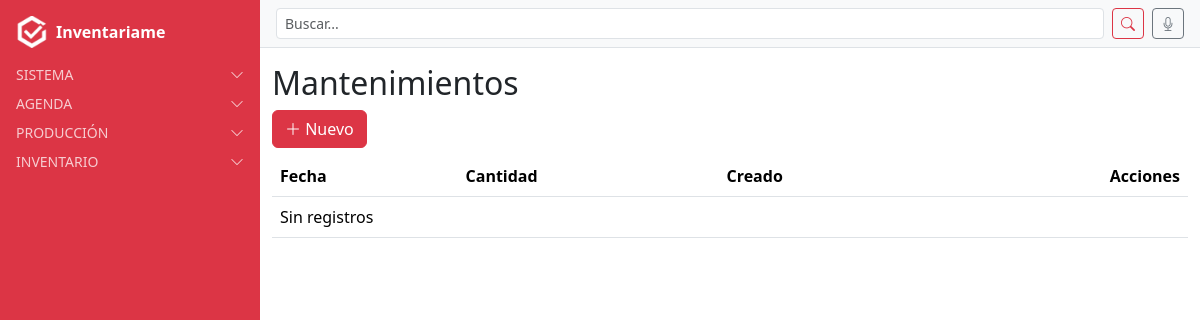
Page /mantenimientos/ (signed in) on the earlier database version.
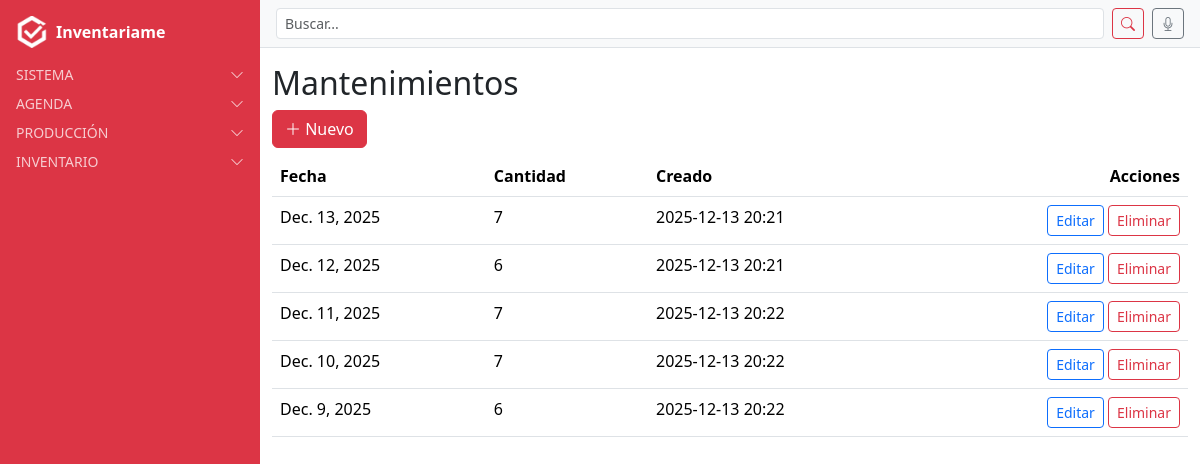
Same page on the later database version.
### mantenimientos/models.py (models this page shows, shortened)
class Mantenimiento(models.Model):
    usuario = models.ForeignKey(User, on_delete=models.CASCADE, related_name="mantenimientos")
    fecha = models.DateField()
    cantidad = models.PositiveIntegerField(default=0)
    created_at = models.DateTimeField(auto_now_add=True)
    class Meta:
        verbose_name = "Mantenimiento"
        verbose_name_plural = "Mantenimientos"
        ordering = ["-fecha"]
        constraints = [
            models.UniqueConstraint(fields=["usuario", "fecha"], name="unique_mantenimiento_usuario_fecha"),
        ]

### mantenimientos/views.py (the view)
# urls.py: path("", views.MantenimientoListView.as_view(), name="mantenimiento_list"),
class MantenimientoListView(LoginRequiredMixin, ListView):
    model = Mantenimiento
    template_name = "mantenimientos/mantenimiento_list.html"
    context_object_name = "mantenimientos"
    def get_queryset(self):
        return Mantenimiento.objects.filter(usuario=self.request.user)

### users/context_processors.py (called while the page is built)
def alertas_processor(request):
    if not request.user.is_authenticated:
        return {}
    ahora = timezone.now()
    proximas_con_recordatorio = Cita.objects.filter(
        usuario=request.user, recordatorio=True,
        fecha__gte=ahora, fecha__lte=ahora + timedelta(days=1)
    )
    if proximas_con_recordatorio.exists():
        return {"alertas": f"Tienes {proximas_con_recordatorio.count()} cita(s) con recordatorio en 24h"}
    return {}

### mantenimientos/templates/mantenimientos/mantenimiento_list.html
{% extends "base.html" %}
{% block content_authenticated %}
<h2>Mantenimientos</h2>
<a href="{% url 'mantenimiento_create' %}" class="btn btn-danger mb-2">
  <i class="bi bi-plus-lg"></i> Nuevo
</a>
<table class="table table-hover">
  <thead>
    <tr>
      <th>Fecha</th>
      <th>Cantidad</th>
      <th>Creado</th>
      <th class="text-end">Acciones</th>
    </tr>
  </thead>
  <tbody>
    {% for m in mantenimientos %}
    <tr onclick="window.location.href='{% url 'mantenimiento_detail' m.pk %}'">
      <td>{{ m.fecha }}</td>
      <td>{{ m.cantidad }}</td>
      <td>{{ m.created_at|date:"Y-m-d H:i" }}</td>
      <td class="text-end">
        <a href="{% url 'mantenimiento_update' m.pk %}" class="btn btn-sm btn-outline-primary">Editar</a>
        <a href="{% url 'mantenimiento_delete' m.pk %}" class="btn btn-sm btn-outline-danger">Eliminar</a>
      </td>
    </tr>
    {% empty %}
    <tr><td colspan="4">Sin registros</td></tr>
    {% endfor %}
  </tbody>
</table>
{% endblock %}

### templates/base.html (shortened to what this page needs)
{% load static %}
<!DOCTYPE html>
<html lang="es" data-theme="light">
<head>
  {% include "includes/head.html" %}
</head>
<body class="d-flex">
{% if request.user.is_authenticated %}
  {% include "includes/sidebar.html" %}
  <main class="flex-grow-1">
    {% include "includes/navbar_authenticated.html" %}
    <section class="container py-3">
      {% block content_authenticated %}{% endblock %}
    </section>
  </main>
{% endif %}
</body>
</html>

### templates/includes/head.html (shortened to what this page needs)
{% load static %}
<link href="https://cdn.jsdelivr.net/npm/bootstrap@5.3.2/dist/css/bootstrap.min.css" rel="stylesheet">
<link rel="stylesheet" href="{% static 'css/dashboard.css' %}">
<link rel="stylesheet" href="https://cdn.jsdelivr.net/npm/bootstrap-icons@1.11.1/font/bootstrap-icons.css">

### templates/includes/sidebar.html (shortened to what this page needs)
{% load static %}
<aside id="sidebar" class="sidebar bg-danger text-white p-3">
  <div class="d-flex align-items-center mb-3">
    <a href="{% url 'home' %}" class="d-flex align-items-center text-white text-decoration-none">
      <img src="{% static 'img/logo.png' %}" alt="Logo" class="logo-img me-2 logo-anim">
      <strong class="d-none d-lg-inline">Inventariame</strong>
    </a>
  </div>
  <div class="sidebar-section text-uppercase small opacity-75 mb-2">
    <a class="text-white text-decoration-none d-flex justify-content-between align-items-center"
      data-bs-toggle="collapse" href="#sistemaMenu" role="button" aria-expanded="false" aria-controls="sistemaMenu">
      Sistema <i class="bi bi-chevron-down"></i>
    </a>
  </div>
  <div class="sidebar-section text-uppercase small opacity-75 mb-2">
    <a class="text-white text-decoration-none d-flex justify-content-between align-items-center"
      data-bs-toggle="collapse" href="#agendaMenu" role="button" aria-expanded="false" aria-controls="agendaMenu">
      Agenda <i class="bi bi-chevron-down"></i>
    </a>
  </div>
  <div class="sidebar-section text-uppercase small opacity-75 mb-2">
    <a class="text-white text-decoration-none d-flex justify-content-between align-items-center"
      data-bs-toggle="collapse" href="#produccionMenu" role="button" aria-expanded="false" aria-controls="produccionMenu">
      Producción <i class="bi bi-chevron-down"></i>
    </a>
  </div>
  <div class="sidebar-section text-uppercase small opacity-75 mb-2">
    <a class="text-white text-decoration-none d-flex justify-content-between align-items-center"
      data-bs-toggle="collapse" href="#inventarioMenu" role="button" aria-expanded="false" aria-controls="inventarioMenu">
      Inventario <i class="bi bi-chevron-down"></i>
    </a>
  </div>
</aside>

### templates/includes/navbar_authenticated.html (shortened to what this page needs)
<nav class="navbar bg-light border-bottom px-3 d-flex flex-wrap align-items-center justify-content-between gap-3">
  <form class="d-flex align-items-center gap-2 flex-grow-1" method="get" action="{% url 'buscar' %}">
    <input class="form-control form-control-sm" type="search" name="q" id="searchInput" placeholder="Buscar..." value="{{ request.GET.q }}">
    <button class="btn btn-outline-danger btn-sm" type="submit"><i class="bi bi-search"></i></button>
    <button type="button" class="btn btn-outline-secondary btn-sm" id="micButton" title="Buscar por voz">
      <i class="bi bi-mic"></i>
    </button>
  </form>
</nav>

### templates/includes/scripts.html (shortened to what this page needs)
{% load static %}

### static/css/dashboard.css (style rules this page uses)
.sidebar { width: 260px; min-height: 100vh; transition: transform 0.3s ease; }
.logo-img { height: 32px; max-width: 120px; object-fit: contain; }
@media (min-width: 992px) { #sidebar { transform: none !important; position: static; } }

Differences in the rows shown:
added Mantenimiento: fecha "Dec. 13, 2025", cantidad "7", created_at "2025-12-13 20:21"
added Mantenimiento: fecha "Dec. 12, 2025", cantidad "6", created_at "2025-12-13 20:21"
added Mantenimiento: fecha "Dec. 11, 2025", cantidad "7", created_at "2025-12-13 20:22"
added Mantenimiento: fecha "Dec. 10, 2025", cantidad "7", created_at "2025-12-13 20:22"
added Mantenimiento: fecha "Dec. 9, 2025", cantidad "6", created_at "2025-12-13 20:22"
Other differences:
text no longer shown: "Sin registros"
